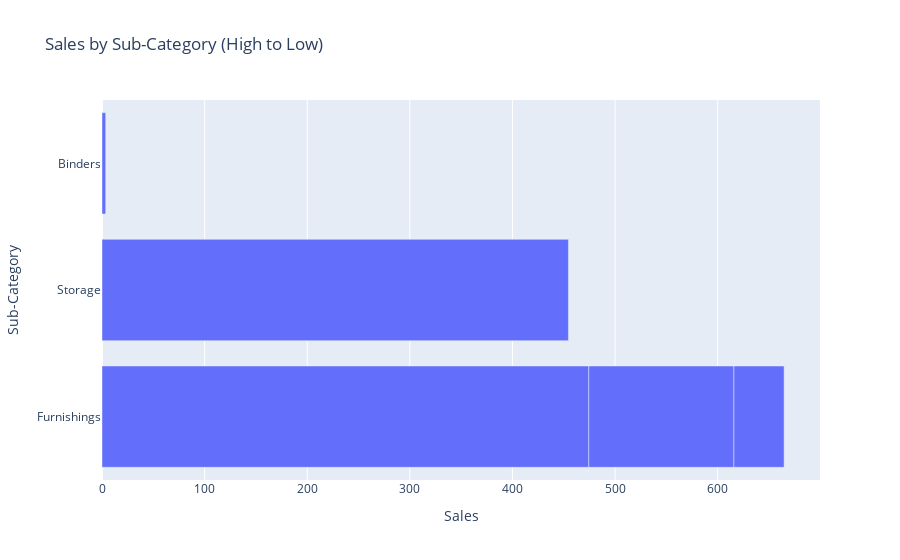

The notebook cell this image was saved under:
### Code cell
# Sort the DataFrame by Sales in descending order
df_sorted = df_head.sort_values(by='Sales', ascending=False)

# Create a horizontal bar plot using Plotly
fig = px.bar(df_sorted, x='Sales', y='Sub-Category', orientation='h',
             title='Sales by Sub-Category (High to Low)',
             labels={'Sales': 'Sales', 'Sub-Category': 'Sub-Category'})

# Show the plot
fig.show()

### Figure 1 — Plotly figure (JSON) as saved in the notebook; plotly's stock layout.template omitted (floating-point values rounded to 4 significant figures)
{"data": [{"alignmentgroup": "True", "hovertemplate": "Sales=%{x}<br>Sub-Category=%{y}<extra></extra>", "legendgroup": "", "marker": {"color": "#636efa", "pattern": {"shape": ""}}, "name": "", "offsetgroup": "", "orientation": "h", "showlegend": false, "textposition": "auto", "type": "bar", "x": [474.4, 454.6, 141.4, 48.9, 3.6], "xaxis": "x", "y": ["Furnishings", "Storage", "Furnishings", "Furnishings", "Binders"], "yaxis": "y"}], "layout": {"autosize": true, "barmode": "relative", "legend": {"tracegroupgap": 0}, "title": {"text": "Sales by Sub-Category (High to Low)"}, "xaxis": {"anchor": "y", "autorange": true, "domain": [0, 1], "range": [0, 699.7], "title": {"text": "Sales"}, "type": "linear"}, "yaxis": {"anchor": "x", "autorange": true, "domain": [0, 1], "range": [-0.5, 2.5], "title": {"text": "Sub-Category"}, "type": "category"}}}
